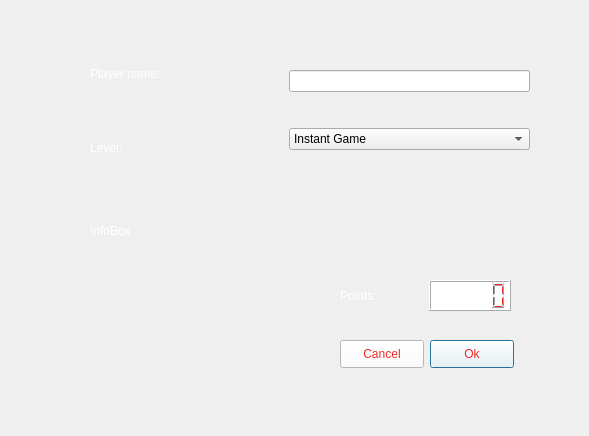
<?xml version="1.0" encoding="UTF-8"?>
<ui version="4.0">
 <class>Dialog</class>
 <widget class="QDialog" name="Dialog">
  <property name="geometry">
   <rect>
    <x>0</x>
    <y>0</y>
    <width>589</width>
    <height>436</height>
   </rect>
  </property>
  <property name="windowTitle">
   <string>Dialog</string>
  </property>
  <widget class="QWidget" name="horizontalLayoutWidget">
   <property name="geometry">
    <rect>
     <x>340</x>
     <y>280</y>
     <width>171</width>
     <height>31</height>
    </rect>
   </property>
   <layout class="QHBoxLayout" name="horizontalLayout">
    <item>
     <widget class="QLabel" name="pointsLabel">
      <property name="styleSheet">
       <string notr="true">font: 75 18pt &quot;C059&quot;;
color: rgb(255, 255, 255);</string>
      </property>
      <property name="text">
       <string>Points:</string>
      </property>
     </widget>
    </item>
    <item>
     <widget class="QLCDNumber" name="pointsLCD">
      <property name="styleSheet">
       <string notr="true">color: rgb(239, 41, 41);
background-color: rgb(255, 255, 255);</string>
      </property>
     </widget>
    </item>
   </layout>
  </widget>
  <widget class="QPushButton" name="okButton">
   <property name="geometry">
    <rect>
     <x>430</x>
     <y>340</y>
     <width>84</width>
     <height>28</height>
    </rect>
   </property>
   <property name="styleSheet">
    <string notr="true">background-color: rgb(255, 255, 255);
color: rgb(239, 41, 41);</string>
   </property>
   <property name="text">
    <string>Ok</string>
   </property>
  </widget>
  <widget class="QPushButton" name="cancelButton">
   <property name="geometry">
    <rect>
     <x>340</x>
     <y>340</y>
     <width>84</width>
     <height>28</height>
    </rect>
   </property>
   <property name="styleSheet">
    <string notr="true">background-color: rgb(255, 255, 255);
color: rgb(239, 41, 41);</string>
   </property>
   <property name="text">
    <string>Cancel</string>
   </property>
  </widget>
  <widget class="QLabel" name="infoLabel">
   <property name="geometry">
    <rect>
     <x>90</x>
     <y>200</y>
     <width>441</width>
     <height>61</height>
    </rect>
   </property>
   <property name="styleSheet">
    <string notr="true">font: 75 14pt &quot;C059&quot;;
color: rgb(255, 255, 255);</string>
   </property>
   <property name="text">
    <string>InfoBox</string>
   </property>
  </widget>
  <widget class="QWidget" name="verticalLayoutWidget">
   <property name="geometry">
    <rect>
     <x>90</x>
     <y>40</y>
     <width>208</width>
     <height>141</height>
    </rect>
   </property>
   <layout class="QVBoxLayout" name="verticalLayout">
    <item>
     <widget class="QLabel" name="nameLabel">
      <property name="styleSheet">
       <string notr="true">font: 75 18pt &quot;C059&quot;;
color: rgb(255, 255, 255);</string>
      </property>
      <property name="text">
       <string>Player name:         </string>
      </property>
     </widget>
    </item>
    <item>
     <widget class="QLabel" name="levelLabel">
      <property name="styleSheet">
       <string notr="true">font: 75 18pt &quot;C059&quot;;
color: rgb(255, 255, 255);</string>
      </property>
      <property name="text">
       <string>Level:</string>
      </property>
     </widget>
    </item>
   </layout>
  </widget>
  <widget class="QWidget" name="verticalLayoutWidget_2">
   <property name="geometry">
    <rect>
     <x>289</x>
     <y>40</y>
     <width>241</width>
     <height>141</height>
    </rect>
   </property>
   <layout class="QVBoxLayout" name="verticalLayout_2">
    <item>
     <widget class="QLineEdit" name="nameLine"/>
    </item>
    <item>
     <widget class="QComboBox" name="levelBox">
      <property name="styleSheet">
       <string notr="true">selection-background-color: rgb(239, 41, 41);</string>
      </property>
      <item>
       <property name="text">
        <string>Instant Game</string>
       </property>
      </item>
      <item>
       <property name="text">
        <string>Normal Game</string>
       </property>
      </item>
      <item>
       <property name="text">
        <string>Long Game</string>
       </property>
      </item>
     </widget>
    </item>
   </layout>
  </widget>
 </widget>
 <resources/>
 <connections/>
</ui>
